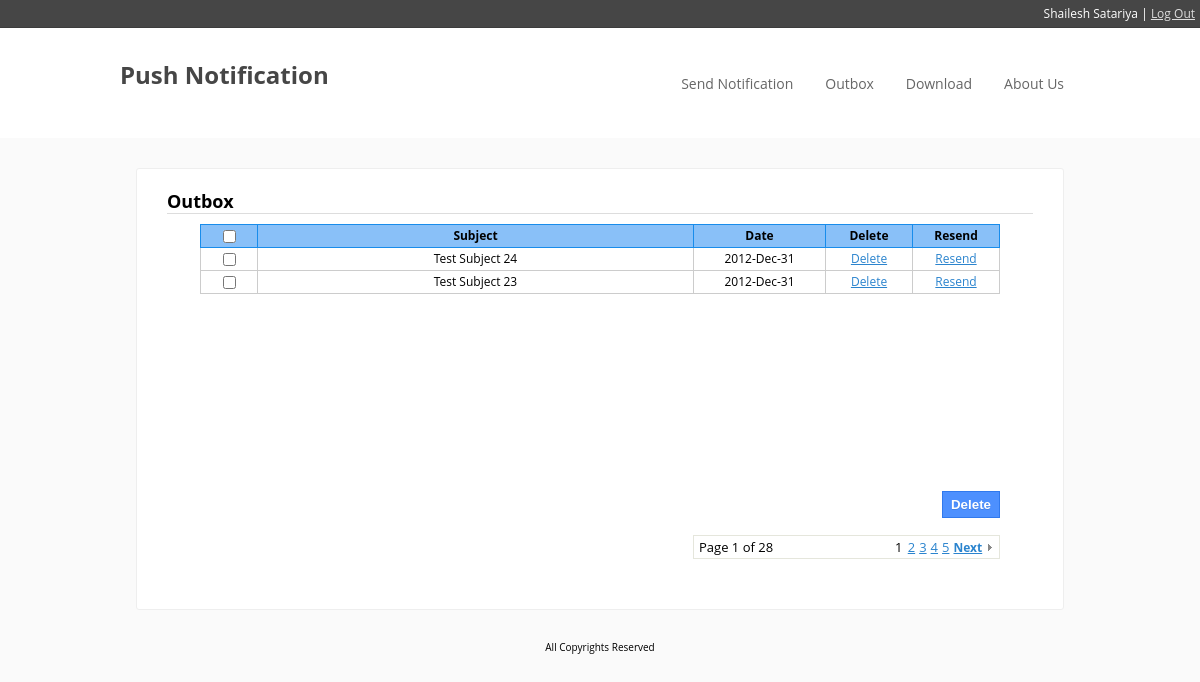
Page /outbox.php (signed in) on the committed database.
### tables this page shows
CREATE TABLE IF NOT EXISTS `messages` (
  `id` int(11) NOT NULL AUTO_INCREMENT,
  `subject` text NOT NULL,
  `message` text NOT NULL,
  `date` datetime NOT NULL,
  PRIMARY KEY (`id`)
);

### outbox.php (the view, shortened to what this page needs)
<?php
	$client_id = $_SESSION['id'];
	$clink = "outbox.php?";
	$dlink = "outbox.php?";
	if(!isset($_GET['page']))
		$page=1;
	else {
		$page=$_GET['page'];
		$clink = "outbox.php?page=" . $page;
		$dlink = $clink . "&";
	}
	$itemsperpage = 2;
	$startindex=($page-1)*$itemsperpage;
	$query = "SELECT messages.* FROM client_outbox, messages WHERE client_id = '$client_id' and client_outbox.message_id=messages.id ORDER BY messages.date DESC";
	$link = "outbox.php?page=";
	$result=mysql_query($query) or die($query);
	$totalitems = mysql_num_rows($result);
	$totalpages = ceil($totalitems/$itemsperpage);
	$query .= " LIMIT $startindex,$itemsperpage";
?>
<!DOCTYPE html PUBLIC "-//W3C//DTD XHTML 1.0 Transitional//EN" "http://www.w3.org/TR/xhtml1/DTD/xhtml1-transitional.dtd">
<html xmlns="http://www.w3.org/1999/xhtml">
<head>
    <link rel="stylesheet" type="text/css" href="style.css" />
</head>
<body>
	<?php include("header.php");?>
    <div id="main-container">
        	<h2>Outbox</h2>
            <?php if($totalitems!= 0) {?>
            <form name="frm" method="post" action="<?php echo $clink;?>">
        		<div id="tbl">
        			<table>
            			<tr>
                			<th  width="50px"><input type='checkbox' value='$id' name='chkAll'  onclick="checkBoxes()"/></th>
                			<th>Subject</th>
                    		<th  width="125px">Date</th>
                    		<th  width="80px">Delete</th>
                    		<th  width="80px">Resend</th>
            			</tr>
            		<?php
						$result2 = mysql_query($query) or die($query);
						while($row = mysql_fetch_array($result2)) {
							$mid = $row['id'];
							$date = strtotime($row['date']);
							$fdate = date("Y-M-d", $date);
					?>
            			<tr>
                			<td><input type='checkbox' value="<?php echo $mid; ?>" name='messages[]'/></td>
                			<td ><?php echo $row['subject']; ?></td>
             		       	<td width="125px"><?php echo $fdate; ?></td>
                    		<td width="80px">
								<a href="<?php echo $dlink . "d_id=" . $mid; ?>" title="delete">
									Delete
								</a>
							</td>
                     		<td>
								<a href="sendNotification.php?m_id=<?php echo $mid; ?>" title="resend">
									Resend
								</a>
							</td>
                		</tr>
            		<?php
						}
					?>
            		</table>
                    </div>
                    <br/>
                    <div style="float:right;margin-right: 33px;">
						<input class="form_submit" type="submit" value="Delete" name="delete" onclick="return submitForm()" />
					</div>
					<br />
                <?php
					if($totalpages>=1)
					{
						if($totalpages<=5)
						{
							$start = 1;
							$end = $totalpages;
						}
						else
						{
							if($page == 1 || $page == 2)
							{
								$start = 1;
								$end = 5;
							}
						}
						echo "<div class='paging' style='margin-left:200px;'>";
						echo "Page $page of $totalpages";
						echo "<div class='pages'>";
						for($i=$start;$i<=$end;$i++)
						{
							$hlink = $link . $i;
							if($page!=$i)
								echo "<a href='$hlink'>$i</a>";
							else
								echo "&nbsp;$i&nbsp;";
						}
						if($page!=$totalpages)
						{
							$next = $page+1;
							$hlink = $link . $next;
							echo "<a class='nextp' href='$hlink'>Next</a>";
						}
						echo "</div></div>";
					}
				?>
          	 </form>
             <?php } else {?>
             	<h2>Outbox is empty</h2>
             <?php } ?>
    	</div>
    <?php include("footer.php");?>
</body>
</html>

### style.css (style rules this page uses)
body, div, dl, dt, dd, ul, ol, li, h1, h2, h3, h4, h5, h6, pre, form, fieldset, input, p, blockquote, table, th, td { margin: 0; padding: 0; }
body { background: none repeat scroll 0 0 #FAFAFA; font-family: "Open Sans","Helvetica Neue",sans-serif; font-size: 12px; }
#main-container { background:#ffffff; margin: 30px auto; width:866px; border: 1px solid #EEEEEE; border-radius: 3px 3px 3px 3px; padding:20px 30px; overflow:hidden; min-height:400px; }
#main-container h2 { border-bottom: 1px solid #DDDDDD; margin-bottom:10px; }
input.form_submit, input.form_checkbox { float: left; margin: 0 0 0 10px; }
input.form_submit { background-color: #4D90FE; background-image: -moz-linear-gradient(center top , #4D90FE, #4787ED); border: 1px solid #3079ED; color: #FFFFFF; text-shadow: 0 1px rgba(0, 0, 0, 0.1); height:27px; padding:0 8px; font-weight:bold; }
#tbl { min-height:250px; }
#tbl table { border-collapse: collapse; font-size:12px; line-height:16px; margin: 0 auto; width:800px; }
#tbl td { border: 1px solid #CCCCCC; padding:3px; text-align:center; }
#tbl th { background: none repeat scroll 0 0 #89C0F8; border: 1px solid #188CEB; padding:3px; text-align:center; }
#tbl td a { color: #2B84CE; }
.paging { border: 1px solid #E5E6DC; font-size: 13px; height: 22px; line-height: 22px; margin-bottom: 10px; margin-right: 33px; overflow: hidden; padding-left: 5px; padding-right: 100px; position: relative; width:200px; float:right; }
.pages { position: absolute; right: 0; top: 0; }
.pages a, .pages b { color: #2B84CE; padding: 0 2px; }
.pages a.prevp, .pages a.nextp { background: url("images/prev.jpg") no-repeat scroll left center transparent; color: #2B84CE; font-size: 12px; font-weight: bold; padding-left: 10px; }
.pages a.nextp { background: url("images/next.jpg") no-repeat scroll right center transparent; padding-left: 2px; padding-right: 10px; }

### rows in the picture
messages: subject "Test Subject 24", date "2012-Dec-31"
messages: subject "Test Subject 23", date "2012-Dec-31"

### other values in the picture
$_SESSION['display_name'] "Shailesh Satariya"
$page "1"
$totalpages "28"
